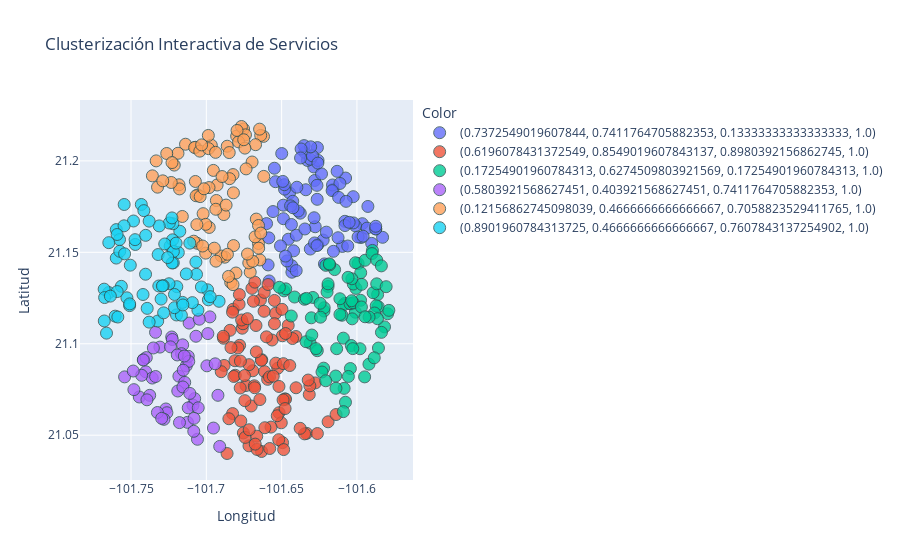

The code cell stored with this chart in its notebook:
### Code cell
semana_chamba.visualizar_cluster()

semana_chamba.visualizar_grafo()

semana_chamba.visualizar_cluster_interactivo()

semana_chamba.visualizar_grafo_interactivo()
